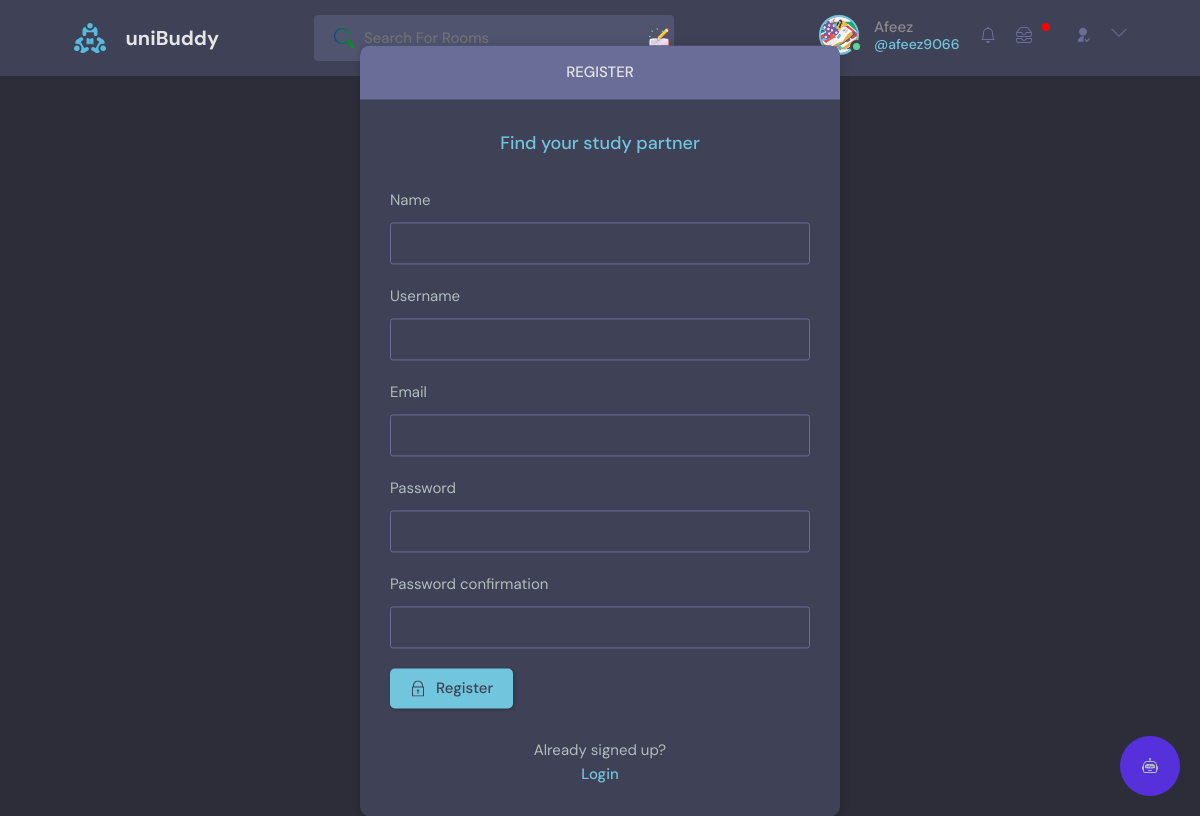
Page /register/ (signed in) on the committed database.
### base/models.py (models this page shows)
class User(AbstractUser):
    name = models.CharField(max_length=200, null=True)
    email = models.EmailField(unique=True, null=True)
    bio = models.TextField(null=True)
    avatar = models.ImageField(null=True, default="avatar.svg")
    followers = models.ManyToManyField('self', related_name='following', blank=True, symmetrical=False)
    follower_count = models.IntegerField(default=0)
    last_checked = models.DateTimeField(auto_now_add=True)
    USERNAME_FIELD = 'email'
    REQUIRED_FIELDS = []

### base/views.py (the view, shortened to what this page needs)
# urls.py: path('register/', views.registerPage, name="register"),
def registerPage(request):
    form = MyUserCreationForm()
    return render(request, 'base/login_register.html', {'form': form})

### base/forms.py
class MyUserCreationForm(UserCreationForm):
    class Meta:
        model = User
        fields = ['name', 'username', 'email', 'password1', 'password2']

### base/templatetags/custom_tags.py (called while the page is built)
@register.simple_tag
def unread_messages_count(user):
    return user.messages.filter(is_read=False).count()

### base/templatetags/notification_tags.py (called while the page is built)
@register.simple_tag
def unread_notifications_count(user):
    last_checked = user.last_checked
    return Notification.objects.filter(receiver=user, created_at__gt=last_checked).count()

### base/templates/base/login_register.html (shortened to what this page needs)
{% extends 'main.html' %}
{% block content %}
<main class="auth layout">
  {% if page == 'login' %}
  <div class="container">
    <div class="layout__box">
      <div class="layout__boxHeader">
        <div class="layout__boxTitle">
          <h3>Login</h3>
        </div>
      </div>
      <div class="layout__body">
        <h2 class="auth__tagline">Find your study partner</h2>
        <form class="form" action="" method="POST">
          {% csrf_token %}
          <div class="form__group">
            <label for="email">Email</label>
            <input id="email" name="email" type="email" placeholder="e.g. test101@email.com" />
          </div>
          <div class="form__group">
            <label for="password">Password</label>
            <input id="password" name="password" type="password" placeholder="&bull;&bull;&bull;&bull;&bull;&bull;&bull;&bull;" />
          </div>
          <button class="btn btn--main" type="submit">
            <svg version="1.1" xmlns="http://www.w3.org/2000/svg" width="32" height="32" viewBox="0 0 32 32">
              <title>lock</title>
              <path
                d="M27 12h-1v-2c0-5.514-4.486-10-10-10s-10 4.486-10 10v2h-1c-0.553 0-1 0.447-1 1v18c0 0.553 0.447 1 1 1h22c0.553 0 1-0.447 1-1v-18c0-0.553-0.447-1-1-1zM8 10c0-4.411 3.589-8 8-8s8 3.589 8 8v2h-16v-2zM26 30h-20v-16h20v16z">
              </path>
              <path
                d="M15 21.694v4.306h2v-4.306c0.587-0.348 1-0.961 1-1.694 0-1.105-0.895-2-2-2s-2 0.895-2 2c0 0.732 0.413 1.345 1 1.694z">
              </path>
            </svg>
            Login
          </button>
        </form>
        <div class="auth__action">
          <p>Haven't signed up yet?</p>
          <a href="{% url 'register' %}" class="btn btn--link">Sign Up</a>
        </div>
      </div>
    </div>
  </div>
  {% else %}
  <div class="container">
    <div class="layout__box">
      <div class="layout__boxHeader">
        <div class="layout__boxTitle">
          <h3>Register</h3>
        </div>
      </div>
      <div class="layout__body">
        <h2 class="auth__tagline">Find your study partner</h2>
        <form class="form" action="" method="POST">
          {% for field in form %}
          <div class="form__group form__group">
            <label for="room_name">{{field.label}}</label>
            {{field}}
          </div>
          {% endfor %}
          <button class="btn btn--main" type="submit">
            Register
          </button>
        </form>
        <div class="auth__action">
          <p>Already signed up?</p>
          <a href="{% url 'login' %}" class="btn btn--link">Login</a>
        </div>
      </div>
    </div>
  </div>
  {% endif %}
</main>
{% endblock content %}

### templates/navbar.html (shortened to what this page needs)
{% load static %}
{% load static custom_tags %}
{% load static notification_tags %}
<header class="header header--loggedIn">
    <div class="container">
        <a href="{% url 'home' %}" class="header__logo">
            <img src="{% static 'images/logo.svg' %}" />
            <h1>uniBuddy</h1>
        </a>
        <form class="header__search" method="GET" action="{% url 'home' %}">
            <label>
                <input name="q" placeholder="Search For Rooms" />
                <div class="search-addon"></div>
            </label>
        </form>
        <nav class="header__menu">
            {% if request.user.is_authenticated %}
            <div class="header__user">
                <a href="{% url 'user-profile' request.user.id %}">
                    <div class="avatar avatar--medium active">
                        <img src="{{request.user.avatar.url}}" />
                    </div>
                    <p>{{request.user.name}} <span>@{{request.user.username}}</span></p>
                    <a href="{% url 'get_notifications' %}">
                    </a>
                    {% unread_messages_count request.user as unreadCount %}
                    <a href="{% url 'inbox' %}">
                        {% if unreadCount > 0 %}
                            <span class="notification-dot"></span>
                        {% endif %}
                    </a>
                </a>
                <a href="{% url 'follower_list' request.user.id %}">
                    <svg xmlns="http://www.w3.org/2000/svg" viewBox="0 0 24 24"> <g> <path fill="none" d="M0 0h24v24H0z"/>
                        <path d="M13 14.062V22H4a8 8 0 0 1 9-7.938zM12 13c-3.315 0-6-2.685-6-6s2.685-6 6-6 6 2.685 6 6-2.685 6-6 6zm5.793 6.914l3.535-3.535 1.415 1.414-4.95 4.95-3.536-3.536 1.415-1.414 2.12 2.121z"/> </g>
                    </svg>
                </a>
                <button class="dropdown-button">
                    <svg version="1.1" xmlns="http://www.w3.org/2000/svg" width="32" height="32" viewBox="0 0 32 32">
                        <title>chevron-down</title>
                        <path d="M16 21l-13-13h-3l16 16 16-16h-3l-13 13z"></path>
                    </svg>
                </button>
            </div>
            {% else %}
            <a href="{% url 'login' %}">
                <img src="{% static 'images/avatar.svg' %}" />
                <p>Login</p>
            </a>
            {% endif %}
        </nav>
    </div>
</header>

### rows in the picture
User: user.avatar (picture), user.name "Afeez", user.username "afeez9066"

### other values in the picture
{{ field.label }} "Name" "Username" "Email" "Password" "Password confirmation"
